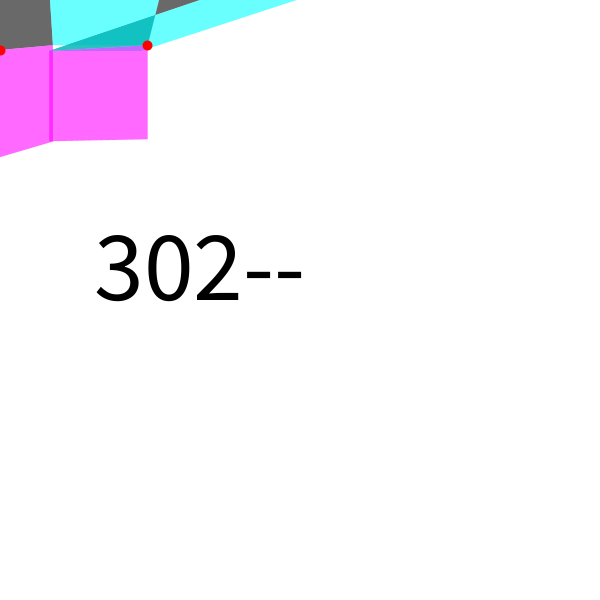
Frame 1 (no input)
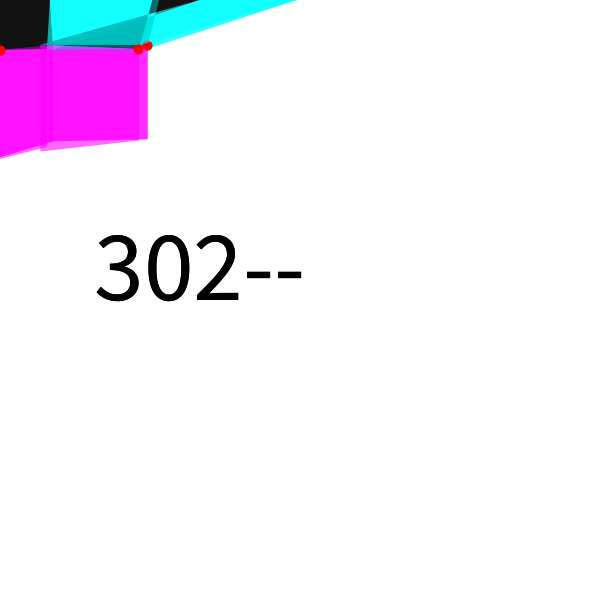
Frame 2 (the mouse pressed at the canvas centre, redrawn once)

The Processing sketch that drew these frames (run headless with seeded random() and noise(); the mouse was pressed at the canvas centre and the sketch redrawn once):

// Processing sketch: sketch_302
// ── sketch_302.pde
ArrayList<Unit> units;
PVector inA, inB, inC;


void setup() {
  size(600, 600);
  background(255);
  noStroke();
  
  units = new ArrayList<Unit>();
}

void draw() {
  // caption
  fill(0);
  textAlign(CENTER);
  textSize(100);
  text("302--", width/3, height/2);
  
  PVector previousRU, previousRD, previousDR, previousDL;
  Unit u = new Unit();  
  units.add(u);
  
  previousRU = u.out1;
  previousRD = u.out2;  
  //previousDR = u.out3;
  //previousDL = u.out4;
   PVector previousNull = new PVector(200,0);
   
  Unit u_ = new Unit(previousRU, previousNull, previousRD);  
  units.add(u_);

  for (Unit u1 : units) {
    u1.display();
  }

  noLoop();
}
// ── Unit.pde
class Unit {
  PVector in0, in1, in2;
  PVector out0, out1, out2, out3, out4;
  int step_s, step_l;
  int off;

  Unit(PVector in0_, PVector in1_, PVector in2_) {
    in0 = in0_;
    in1 = in1_;
    in2 = in2_;

    step_s = 50;
    step_l = 100;
    off = 10;

    outGenerator();
  }
  
  Unit() {
    in0 = new PVector(0, 0);
    in1 = new PVector(50, 0);
    in2 = new PVector(0, 50);

    step_s = 50;
    step_l = 100;
    off = 10;

    outGenerator();
  }

  void outGenerator() {
    out0 = new PVector(random(step_s-off, step_s+off), random(step_s-off, step_s+off));

    out1 = new PVector(random(step_l-off, step_l+off), 0);
    out1.add(in1);

    out2 = new PVector(random(step_l-off, step_l+off), 0);
    out2.add(out0);

    out3 = new PVector(0, random(step_l-off, step_l+off));
    out3.add(in2);

    out4 = new PVector(0, random(step_l-off, step_l+off));
    out4.add(out0);
  }
  void display() {
    fill(0,150);
    beginShape();
    vertex(in0.x, in0.y);
    vertex(in1.x, in1.y);
    vertex(out0.x, out0.y);
    vertex(in2.x, in2.y);
    endShape();

    fill(0, 255, 255,150);
    beginShape();
    vertex(in1.x, in1.y);
    vertex(out1.x, out1.y);
    vertex(out2.x, out2.y);
    vertex(out0.x, out0.y);
    endShape();

    fill(255, 0, 255,150);
    beginShape();
    vertex(in2.x, in2.y);
    vertex(out0.x, out0.y);
    vertex(out4.x, out4.y);
    vertex(out3.x, out3.y);
    endShape();
    
    stroke(255,0,0);
    strokeWeight(10);
    point(in2.x, in2.y);
    noStroke();
  }
}
